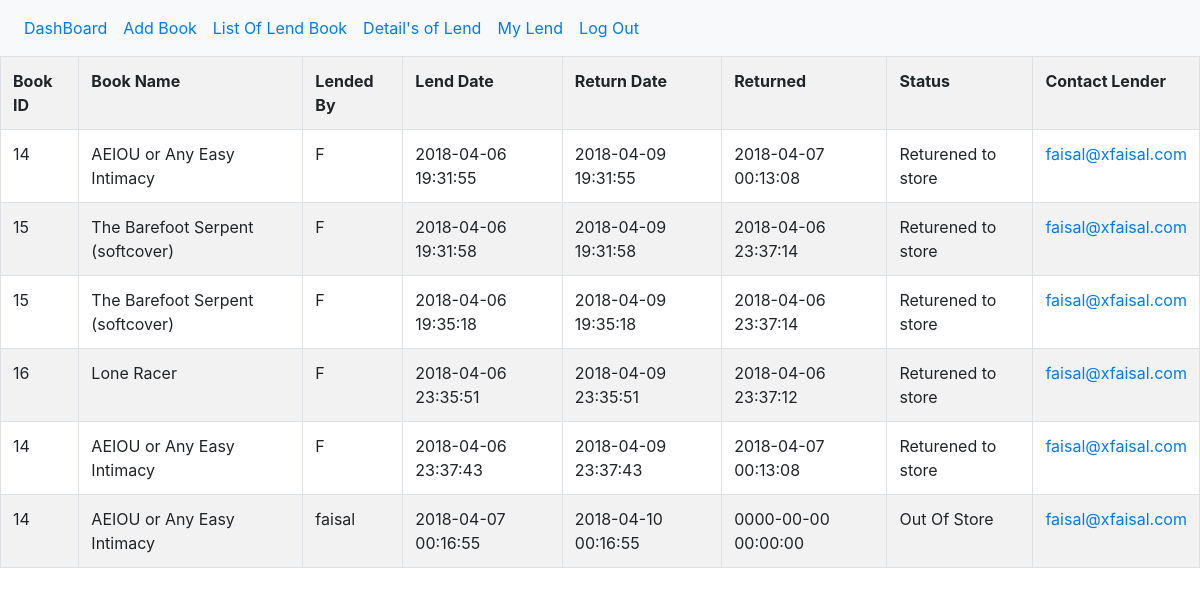
/today_book_return.php (signed in), run on the app's committed database.
### tables this page shows
CREATE TABLE `lend` (
  `id` int(11) NOT NULL,
  `bookid` varchar(255) NOT NULL,
  `book_name` varchar(255) NOT NULL,
  `person_name` varchar(255) NOT NULL,
  `lend_date` datetime NOT NULL,
  `return_date` datetime NOT NULL,
  `actual_return` datetime NOT NULL,
  `status` tinyint(1) NOT NULL DEFAULT '0'
);

CREATE TABLE `user_table` (
  `id` int(11) NOT NULL,
  `firstname` varchar(255) NOT NULL,
  `lastname` varchar(255) NOT NULL,
  `email` varchar(255) NOT NULL,
  `username` varchar(255) NOT NULL,
  `password` varchar(255) NOT NULL
);

### today_book_return.php (the view, shortened to what this page needs)
<?php
	require 'server.php';
	$query="SELECT * FROM `lend` ";
     $result1=mysqli_query($db,$query);
?>
<!doctype html>
<html>
<head>
	<link rel="stylesheet" href="style/bootstrap.min.css">
</head>
<body>
	<nav class="navbar navbar-expand-sm bg-light">
	  <ul class="navbar-nav">
		<li class="nav-item">
		  <a class="nav-link" href="dashboard.php">DashBoard</a>
		</li>
		  <li class="nav-item">
		  <a class="nav-link" href="addbook.php">Add Book</a>
		</li>
		<li class="nav-item">
		  <a class="nav-link" href="list_of_lend_book.php">List Of Lend Book</a>
		</li>
		<li class="nav-item">
		  <a class="nav-link" href="today_book_return.php">Detail's of Lend</a>
		</li>
		    <li class="nav-item">
		  <a class="nav-link" href="my_lend.php">My Lend</a>
		</li>
		    <li class="nav-item">
		  <a class="nav-link" href="logout.php">Log Out</a>
		</li>
	  </ul>
	</nav>
	<table class="table table-striped table-bordered table-condensed">
		<tr>
			<th>Book ID</th>
			<th>Book Name</th>
			<th>Lended By</th>
			<th>Lend Date</th>
			<th>Return Date</th>
			<th>Returned</th>
			<th>Status</th>
			<th>Contact Lender </th>
		</tr>
			<?php
			while($book_list=mysqli_fetch_array($result1)) {
				$user=$book_list['person_name'];
				$query="SELECT * FROM `user_table` WHERE `username`='$user' ";
     			$result3=mysqli_query($db,$query);
				$re=mysqli_fetch_array($result3);
				$email=$re['email'];
				$status=$book_list['status'];
				if($status==0){
					$status="Out Of Store";
				}
				else
				{
					$status="Returened to store";
				}
				echo "<tr>";
				echo "<td>".$book_list['bookid']."</td>";
				echo "<td>".$book_list['book_name']."</td>";
				echo "<td>".$book_list['person_name']."</td>";
				echo "<td>".$book_list['lend_date']."</td>";
				echo "<td>".$book_list['return_date']."</td>";
				echo "<td>".$book_list['actual_return']."</td>";
				echo "<td>". $status."</td>";
				echo "<td> <a href='#'>$email</a> </td>";
			}
			?>
	</table>
</body>
</html>

### data on the page
lend: bookid "14", book_name "AEIOU or Any Easy Intimacy", person_name "F", lend_date "2018-04-06 19:31:55", return_date "2018-04-09 19:31:55", actual_return "2018-04-07 00:13:08", status "Returened to store", user_table.email "faisal@xfaisal.com"
lend: bookid "15", book_name "The Barefoot Serpent (softcover)", person_name "F", lend_date "2018-04-06 19:31:58", return_date "2018-04-09 19:31:58", actual_return "2018-04-06 23:37:14", status "Returened to store", user_table.email "faisal@xfaisal.com"
lend: bookid "15", book_name "The Barefoot Serpent (softcover)", person_name "F", lend_date "2018-04-06 19:35:18", return_date "2018-04-09 19:35:18", actual_return "2018-04-06 23:37:14", status "Returened to store", user_table.email "faisal@xfaisal.com"
lend: bookid "16", book_name "Lone Racer", person_name "F", lend_date "2018-04-06 23:35:51", return_date "2018-04-09 23:35:51", actual_return "2018-04-06 23:37:12", status "Returened to store", user_table.email "faisal@xfaisal.com"
lend: bookid "14", book_name "AEIOU or Any Easy Intimacy", person_name "F", lend_date "2018-04-06 23:37:43", return_date "2018-04-09 23:37:43", actual_return "2018-04-07 00:13:08", status "Returened to store", user_table.email "faisal@xfaisal.com"
lend: bookid "14", book_name "AEIOU or Any Easy Intimacy", person_name "faisal", lend_date "2018-04-07 00:16:55", return_date "2018-04-10 00:16:55", actual_return "0000-00-00 00:00:00", status "Out Of Store", user_table.email "faisal@xfaisal.com"
